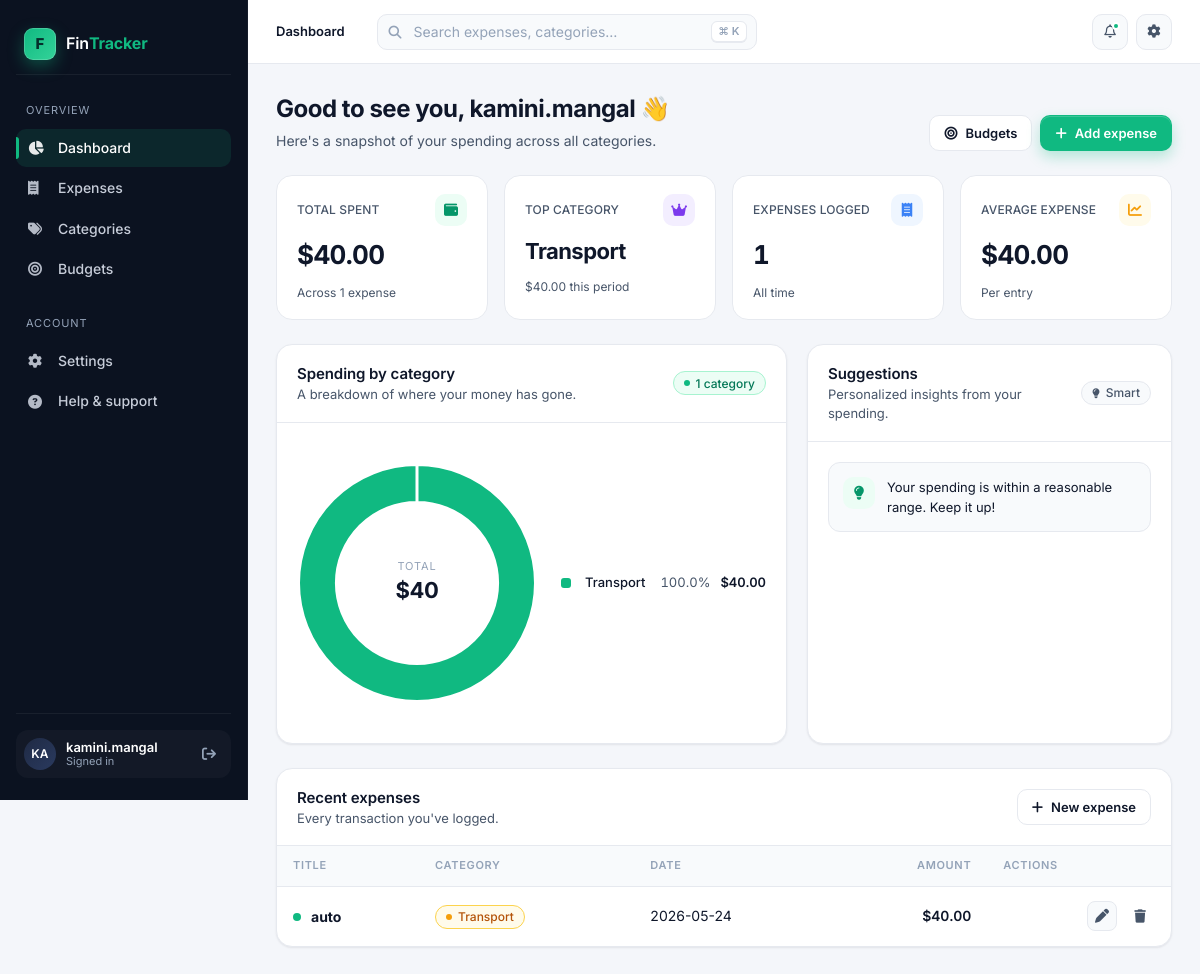
The page /dashboard (signed in) on the database its author committed.
### models.py (models this page shows, shortened)
class User(db.Model, UserMixin):
    id           = db.Column(db.Integer, primary_key=True)
    username     = db.Column(db.String(100), unique=True, nullable=False)
    password     = db.Column(db.String(200), nullable=False)
    currency     = db.Column(db.String(10), default='$')    # ← NEW: Settings
    theme        = db.Column(db.String(10), default='light') # ← NEW: Dark mode pref

class Category(db.Model):
    id          = db.Column(db.Integer, primary_key=True)
    name        = db.Column(db.String(100), unique=True, nullable=False)
    description = db.Column(db.String(200))
    expenses    = db.relationship('Expense', backref='category',
                                  lazy=True, cascade='all, delete-orphan')

class Expense(db.Model):
    id          = db.Column(db.Integer, primary_key=True)
    title       = db.Column(db.String(100), nullable=False)
    user_id     = db.Column(db.Integer, db.ForeignKey('user.id'), nullable=False)
    amount      = db.Column(db.Float, nullable=False)
    category_id = db.Column(db.Integer, db.ForeignKey('category.id'), nullable=False)
    date        = db.Column(db.String(20), nullable=False)
    receipt     = db.Column(db.String(300))   # ← NEW: Receipt upload (file path)
    upi_ref     = db.Column(db.String(100))   # ← NEW: UPI reference ID
    is_recurring = db.Column(db.Boolean, default=False)  # ← NEW: Recurring flag
    notes       = db.Column(db.String(300))   # ← NEW: Optional notes

### app.py (the view)
@app.route('/dashboard')
@login_required
def dashboard():
    now      = datetime.now()
    expenses = Expense.query.filter_by(user_id=current_user.id).all()
    category_totals = {}
    for expense in expenses:
        cname = expense.category.name if expense.category else 'Uncategorized'
        category_totals[cname] = category_totals.get(cname, 0) + expense.amount
    budgets       = Budget.query.filter_by(user_id=current_user.id,
                                            month=now.month, year=now.year).all()
    budget_warnings = []
    for budget in budgets:
        spent = db.session.query(db.func.sum(Expense.amount)).filter(
            Expense.user_id     == current_user.id,
            Expense.category_id == budget.category_id,
            Expense.date.like(f'{now.year}-{str(now.month).zfill(2)}%')
        ).scalar() or 0
        pct = (spent / budget.amount * 100) if budget.amount > 0 else 0
        if pct >= 80:
            budget_warnings.append({
                'category': budget.category.name, 'spent': spent,
                'limit': budget.amount, 'percentage': pct,
                'over': spent > budget.amount
            })
    suggestions = []
    if category_totals:
        top = max(category_totals, key=category_totals.get)
        if category_totals[top] > 3000:
            suggestions.append(
                f'You spent ${category_totals[top]:.2f} on {top}. Consider reviewing.')
        else:
            suggestions.append('Your spending is within a reasonable range. Keep it up!')
    return render_template('dashboard.html',
                           username        = current_user.username,
                           expenses        = expenses,
                           categories      = list(category_totals.keys()),
                           totals          = list(category_totals.values()),
                           suggestions     = suggestions,
                           budget_warnings = budget_warnings,
                           currency        = current_user.currency)

### app.py (called while the page is built)
@login_manager.user_loader
def load_user(user_id):
    return db.session.get(User, int(user_id))

### templates/dashboard.html (shortened to what this page needs)
{% extends 'base.html' %}
{% block crumb %}Dashboard{% endblock %}
{% block content %}
{% set total_spent = totals|sum %}
{% set expense_count = expenses|length %}
{% set avg_expense = (total_spent / expense_count) if expense_count > 0 else 0 %}
{% if totals and totals|length > 0 %}
  {% set _max = totals|max %}
  {% set _top_idx = totals.index(_max) %}
  {% set top_category = categories[_top_idx] %}
  {% set top_amount   = _max %}
{% else %}
  {% set top_category = '—' %}
  {% set top_amount   = 0 %}
{% endif %}
<div class="page-header">
  <div class="ph-text">
    <h1>Good to see you, {{ username }} 👋</h1>
    <p>Here's a snapshot of your spending across all categories.</p>
  </div>
  <div class="ph-actions">
    <a href="{{ url_for('list_budgets') }}" class="btn btn-secondary">
      <i class="fa-solid fa-bullseye"></i> Budgets
    </a>
    <a href="{{ url_for('add_expense') }}" class="btn btn-primary">
      <i class="fa-solid fa-plus"></i> Add expense
    </a>
  </div>
</div>
<div class="stat-grid">
  <div class="stat">
    <div class="stat-head">
      <span class="stat-label">Total spent</span>
      <span class="stat-icon"><i class="fa-solid fa-wallet"></i></span>
    </div>
    <div class="stat-value">${{ '{:,.2f}'.format(total_spent) }}</div>
    <div class="stat-foot">Across {{ expense_count }} expense{{ '' if expense_count == 1 else 's' }}</div>
  </div>
  <div class="stat">
    <div class="stat-head">
      <span class="stat-label">Top category</span>
      <span class="stat-icon is-violet"><i class="fa-solid fa-crown"></i></span>
    </div>
    <div class="stat-value" style="font-size: 22px;">{{ top_category }}</div>
    <div class="stat-foot">${{ '{:,.2f}'.format(top_amount) }} this period</div>
  </div>
  <div class="stat">
    <div class="stat-head">
      <span class="stat-label">Expenses logged</span>
      <span class="stat-icon is-blue"><i class="fa-solid fa-receipt"></i></span>
    </div>
    <div class="stat-value">{{ expense_count }}</div>
    <div class="stat-foot">All time</div>
  </div>
  <div class="stat">
    <div class="stat-head">
      <span class="stat-label">Average expense</span>
      <span class="stat-icon is-amber"><i class="fa-solid fa-chart-line"></i></span>
    </div>
    <div class="stat-value">${{ '{:,.2f}'.format(avg_expense) }}</div>
    <div class="stat-foot">Per entry</div>
  </div>
</div>
<div class="dash-grid">
  <div class="card">
    <div class="card-header">
      <div>
        <h3>Spending by category</h3>
        <div class="ch-sub">A breakdown of where your money has gone.</div>
      </div>
      <span class="pill is-green"><span class="cat-dot"></span> {{ categories|length }} categor{{ 'y' if categories|length == 1 else 'ies' }}</span>
    </div>
    <div class="card-body">
      {% if categories and categories|length > 0 %}
      <div class="chart-wrap">
        <div class="chart-canvas-wrap">
          <canvas id="categoryChart"></canvas>
          <div class="chart-center">
            <div class="cc-label">Total</div>
            <div class="cc-value">${{ '{:,.0f}'.format(total_spent) }}</div>
          </div>
        </div>
        <div class="legend" id="categoryLegend">
          {% for cat in categories %}
            {% set amt = totals[loop.index0] %}
            {% set pct = (amt / total_spent * 100) if total_spent > 0 else 0 %}
            <div class="legend-row">
              <span class="sw" data-i="{{ loop.index0 }}"></span>
              <span class="lbl">{{ cat }}</span>
              <span class="pct">{{ '%.1f'|format(pct) }}%</span>
              <span class="val">${{ '{:,.2f}'.format(amt) }}</span>
            </div>
          {% endfor %}
        </div>
      </div>
      {% endif %}
    </div>
  </div>
  <div class="card">
    <div class="card-header">
      <div>
        <h3>Suggestions</h3>
        <div class="ch-sub">Personalized insights from your spending.</div>
      </div>
      <span class="pill"><i class="fa-solid fa-lightbulb" style="font-size: 10px;"></i> Smart</span>
    </div>
    <div class="card-body">
      {% if suggestions and suggestions|length > 0 %}
      <div class="sugg-list">
        {% for s in suggestions %}
          <div class="sugg {% if 'reviewing' in s or 'high' in s|lower %}is-warn{% endif %}">
            <div class="sugg-icon">
              <i class="fa-solid {% if 'reviewing' in s or 'high' in s|lower %}fa-triangle-exclamation{% else %}fa-lightbulb{% endif %}"></i>
            </div>
            <div class="sugg-text">{{ s }}</div>
          </div>
        {% endfor %}
      </div>
      {% else %}
      <div class="empty" style="padding: 32px 16px;">
        <div class="empty-illo"><i class="fa-solid fa-lightbulb"></i></div>
        <h4>No suggestions yet</h4>
        <p>Track more expenses and we'll surface insights here.</p>
      </div>
      {% endif %}
    </div>
  </div>
</div>
<div class="card">
  <div class="card-header">
    <div>
      <h3>Recent expenses</h3>
      <div class="ch-sub">Every transaction you've logged.</div>
    </div>
    <a href="{{ url_for('add_expense') }}" class="btn btn-secondary">
      <i class="fa-solid fa-plus"></i> New expense
    </a>
  </div>
  {% if expenses and expenses|length > 0 %}
  <div class="table-wrap">
    <table class="tbl">
      <thead>
        <tr>
          <th>Title</th>
          <th>Category</th>
          <th>Date</th>
          <th style="text-align: right;">Amount</th>
          <th class="actions-col">Actions</th>
        </tr>
      </thead>
      <tbody>
        {% for expense in expenses %}
        {% set color_classes = ['is-green','is-blue','is-amber','is-violet','is-pink','is-cyan','is-slate'] %}
        {% set cname = expense.category.name if expense.category else 'Uncategorized' %}
        {% set cidx  = (cname|length) % 7 %}
        <tr>
          <td>
            <div class="with-icon">
              <span class="cat-dot" style="background: var(--accent);"></span>
              <strong>{{ expense.title }}</strong>
            </div>
          </td>
          <td>
            <span class="pill {{ color_classes[cidx] }}">
              <span class="cat-dot"></span> {{ cname }}
            </span>
          </td>
          <td class="muted">{{ expense.date }}</td>
          <td style="text-align: right;" class="amt">${{ '{:,.2f}'.format(expense.amount) }}</td>
          <td class="actions-col">
            <a href="{{ url_for('edit_expense', id=expense.id) }}" class="tbl-act" title="Edit">
              <i class="fa-solid fa-pen"></i>
            </a>
            <form method="POST" action="{{ url_for('delete_expense', id=expense.id) }}" class="inline-form"
                  onsubmit="return confirm('Delete this expense? This cannot be undone.');">
              <button type="submit" class="tbl-act is-danger" title="Delete">
                <i class="fa-solid fa-trash"></i>
              </button>
            </form>
          </td>
        </tr>
        {% endfor %}
      </tbody>
    </table>
  </div>
  {% endif %}
</div>
{% endblock %}
{% block scripts %}
<script>
  (function () {
    var ctx = document.getElementById('categoryChart');
    if (!ctx) return;
    var labels = {{ categories|tojson }};
    var data   = {{ totals|tojson }};
    var palette = ['#10B981','#3B82F6','#F59E0B','#8B5CF6','#EC4899','#06B6D4','#64748B','#EF4444'];
    var colors = labels.map(function (_, i) { return palette[i % palette.length]; });
    document.querySelectorAll('#categoryLegend .sw').forEach(function (el) {
      var i = parseInt(el.dataset.i, 10);
      el.style.background = colors[i % colors.length];
    });
    new Chart(ctx, {
      type: 'doughnut',
      data: {
        labels: labels,
        datasets: [{
          data: data,
          backgroundColor: colors,
          borderColor: '#ffffff',
          borderWidth: 3,
          hoverOffset: 6
        }]
      },
      options: {
        responsive: true,
        maintainAspectRatio: false,
        cutout: '68%',
        plugins: {
          legend: { display: false },
          tooltip: {
            backgroundColor: '#0F172A',
            padding: 12,
            cornerRadius: 8,
            titleFont: { family: 'Inter', weight: '600' },
            bodyFont:  { family: 'Inter' },
            callbacks: {
              label: function (ctx) {
                var v = ctx.raw;
                var total = ctx.dataset.data.reduce(function (a, b) { return a + b; }, 0);
                var pct = total ? (v / total * 100).toFixed(1) : 0;
                return ' $' + v.toFixed(2) + ' · ' + pct + '%';
              }
            }
          }
        }
      }
    });
  })();
</script>
{% endblock %}

### templates/base.html (shortened to what this page needs)
<!DOCTYPE html>
<html lang="en">
<head>
  <link rel="stylesheet" href="https://cdnjs.cloudflare.com/ajax/libs/font-awesome/6.5.1/css/all.min.css" />
  <link rel="stylesheet" href="{{ url_for('static', filename='css/styles.css') }}" />
</head>
<body>
  {% block body %}
  <div class="app-shell">
    <aside class="sidebar" id="sidebar">
      <a href="{{ url_for('dashboard') }}" class="brand">
        <span class="brand-mark">F</span>
        <span class="brand-name">Fin<b>Tracker</b></span>
      </a>
      <nav class="nav-group" aria-label="Primary">
        <div class="nav-label">Overview</div>
        <a href="{{ url_for('dashboard') }}"
           class="nav-item {% if request.endpoint == 'dashboard' %}is-active{% endif %}">
          <i class="fa-solid fa-chart-pie"></i> Dashboard
        </a>
        <a href="{{ url_for('add_expense') }}"
           class="nav-item {% if request.endpoint in ['add_expense','edit_expense'] %}is-active{% endif %}">
          <i class="fa-solid fa-receipt"></i> Expenses
        </a>
        <a href="{{ url_for('list_categories') }}"
           class="nav-item {% if request.endpoint in ['list_categories','add_category','edit_category'] %}is-active{% endif %}">
          <i class="fa-solid fa-tags"></i> Categories
        </a>
        <a href="{{ url_for('list_budgets') }}"
           class="nav-item {% if request.endpoint in ['list_budgets','add_budget','edit_budget'] %}is-active{% endif %}">
          <i class="fa-solid fa-bullseye"></i> Budgets
        </a>
      </nav>
      <nav class="nav-group" aria-label="Account">
        <div class="nav-label">Account</div>
        <a href="#" class="nav-item">
          <i class="fa-solid fa-gear"></i> Settings
        </a>
        <a href="#" class="nav-item">
          <i class="fa-solid fa-circle-question"></i> Help &amp; support
        </a>
      </nav>
      <div class="sidebar-footer">
        {% if current_user.is_authenticated %}
        <div class="user-pill">
          <div class="avatar">{{ current_user.username[:2]|upper }}</div>
          <div class="user-meta">
            <div class="u-name">{{ current_user.username }}</div>
            <div class="u-sub">Signed in</div>
          </div>
          <a href="{{ url_for('logout') }}" class="logout-btn" title="Log out" aria-label="Log out">
            <i class="fa-solid fa-arrow-right-from-bracket"></i>
          </a>
        </div>
        {% endif %}
      </div>
    </aside>
    <div class="main">
      <header class="topbar">
        <div class="crumbs">
          <strong>{% block crumb %}Dashboard{% endblock %}</strong>
        </div>
        <div class="search">
          <i class="fa-solid fa-magnifying-glass"></i>
          <input type="search" id="searchInput" placeholder="Search expenses, categories…" />
          <span class="kbd" style="position: absolute; right: 10px; top: 50%; transform: translateY(-50%);">⌘ K</span>
        </div>
        <div class="top-actions">
          <button class="icon-btn" title="Notifications" aria-label="Notifications">
            <i class="fa-regular fa-bell"></i>
            <span class="dot"></span>
          </button>
          <button class="icon-btn" title="Settings" aria-label="Settings">
            <i class="fa-solid fa-gear"></i>
          </button>
        </div>
      </header>
      <div class="page">
        {% block content %}{% endblock %}
      </div>
    </div>
  </div>
  {% endblock %}
  {% block scripts %}{% endblock %}
</body>
</html>

### rows shown on the page
User: username "KA", username "kamini.mangal"
Category: name "Transport", pct "100.0", amt "40.00"
Expense: title "auto", date "2026-05-24", amount "40.00"

### other values the page prints
{{ '{:,.2f}'.format(total_spent) }} "40.00"
{{ expense_count }} "1"
{{ '{:,.2f}'.format(top_amount) }} "40.00"
{{ '{:,.2f}'.format(avg_expense) }} "40.00"
{{ categories|length }} "1"
{{ 'y' if categories|length == 1 else 'ies' }} "y"
{{ s }} "Your spending is within a reasonable range. Keep it up!"
